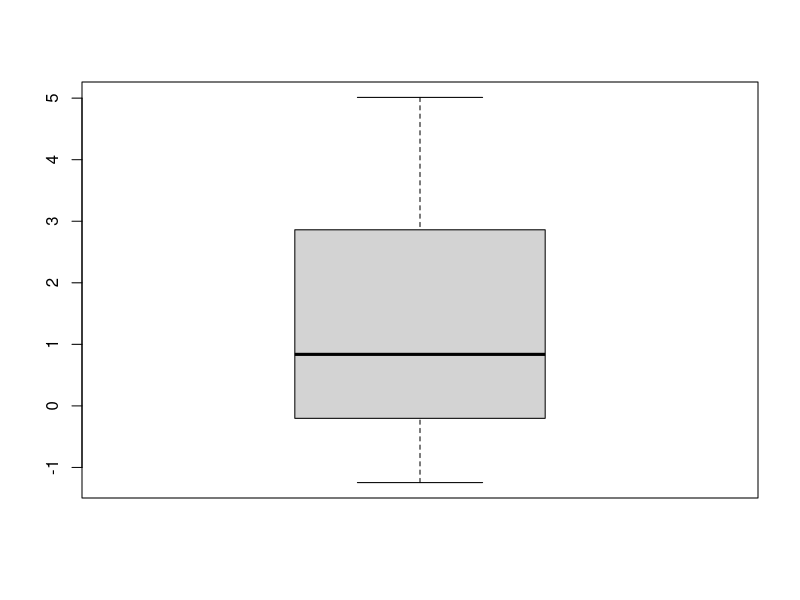
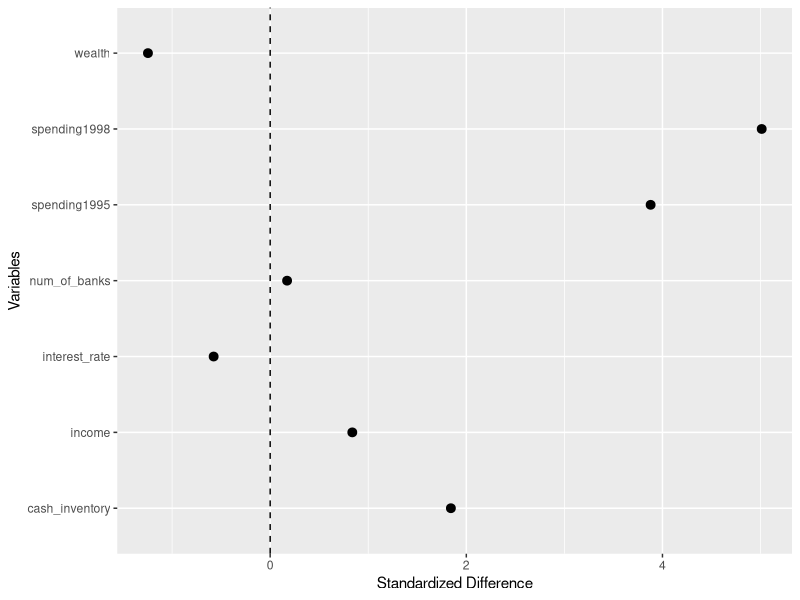

Reproduce these figures in R, in order.
## ---- chunk 1
library(haven)
library(ggplot2)
#library(mgcv)
library(Matching)
library(xtable)
library(dplyr)

## ---- chunk 2
debit = read_dta("data/debitcard199598.dta")
## ---- chunk 3
#Check Missing Values
any(unlist(lapply(debit,FUN=function(x){any(is.na(x))})))

debit = debit %>%
  mutate(num_of_earners = as.factor(num_of_earners)) %>%
  mutate(family_size = as.factor(family_size)) %>%
  mutate(average_age = as.factor(average_age)) %>%
  mutate(geograph_area = as.factor(geograph_area)) %>%
  mutate(num_of_inhabitants = as.factor(num_of_inhabitants)) %>%
  mutate(householder_age = as.factor(householder_age)) %>%
  mutate(householder_education = as.factor(householder_education)) %>%
  mutate(debit_card1998 = as.factor(debit_card1998))
  

#Continuous Variables
names(which(unlist(lapply(debit,class))=="numeric"))

#Categorical Variables
names(which(unlist(lapply(debit,class))=="factor"))

n_indi<-c(which(unlist(lapply(debit,class))=="numeric"))
c_indi<-c(which(unlist(lapply(debit,class))=="factor"))

#Descriptive Comparison
data_t<-subset(debit,debit_card1998==1)
data_c<-subset(debit,debit_card1998==0)
size_t<-dim(data_t)[1]
size_c<-dim(data_c)[1]

#Calculate ASD for Continuous Variables
dif1<-apply(data.matrix(data_t[,n_indi]),2,mean)-
  apply(data.matrix(data_c[,n_indi]),2,mean)

sd1<-sqrt(apply(data.matrix(data_t[,n_indi]),2,var)/size_t+
      apply(data.matrix(data_c[,n_indi]),2,var)/size_c)

ASD_1<-dif1/sd1;boxplot(ASD_1)

ASD<-data.frame(mean=dif1,sd=sd1,asd=ASD_1)
pdf("asd.pdf",width=8,height=6)

ggplot(data=ASD,aes(x=names(ASD_1),y=asd,ymin=asd,ymax=asd))+geom_pointrange()+
  geom_hline(yintercept = 0,lty=2)+coord_flip()+xlab("Variables")+ylab("Standardized Difference")
